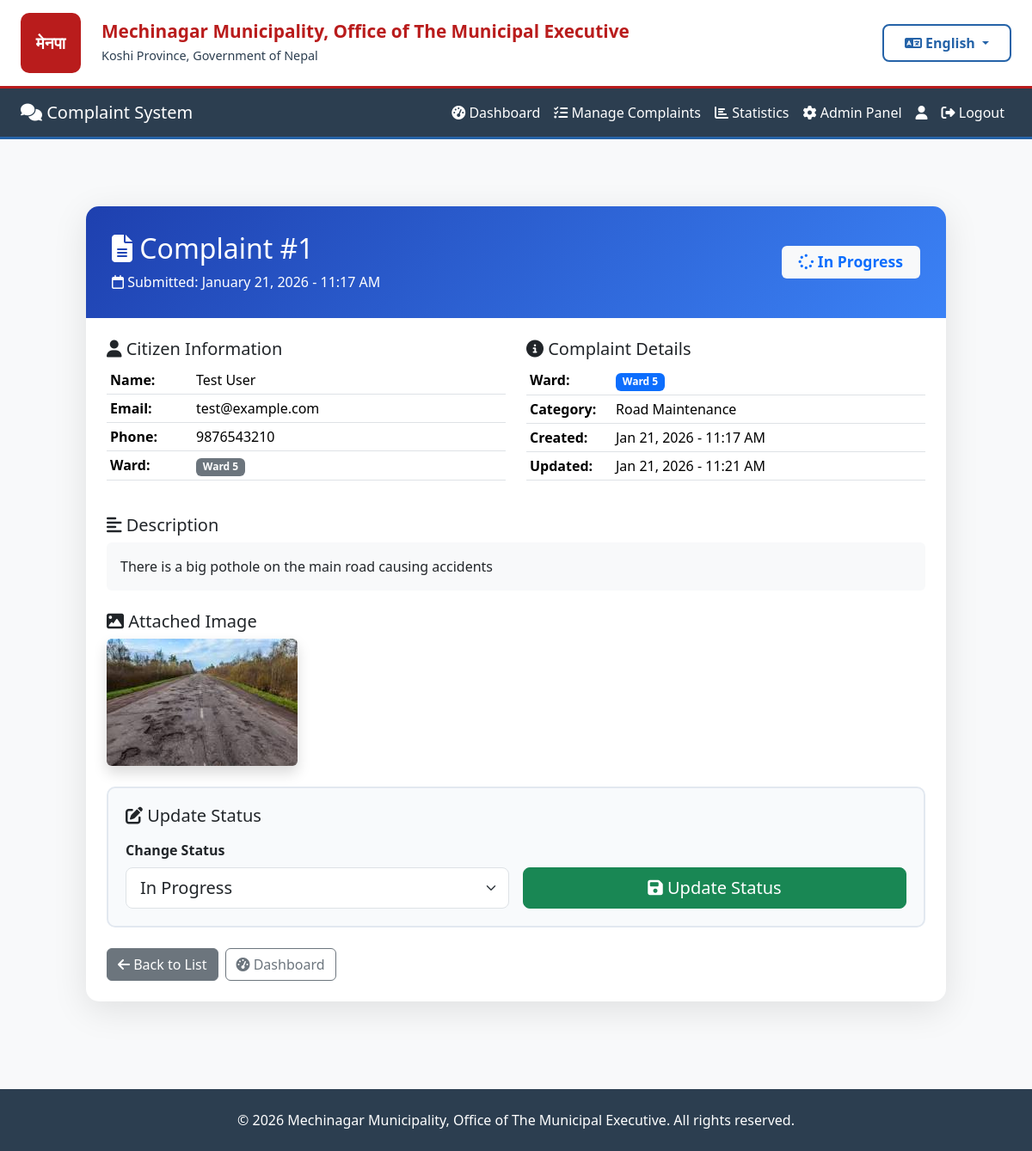
The page /complaints/admin/detail/1/ (signed in) on the database as committed earlier.
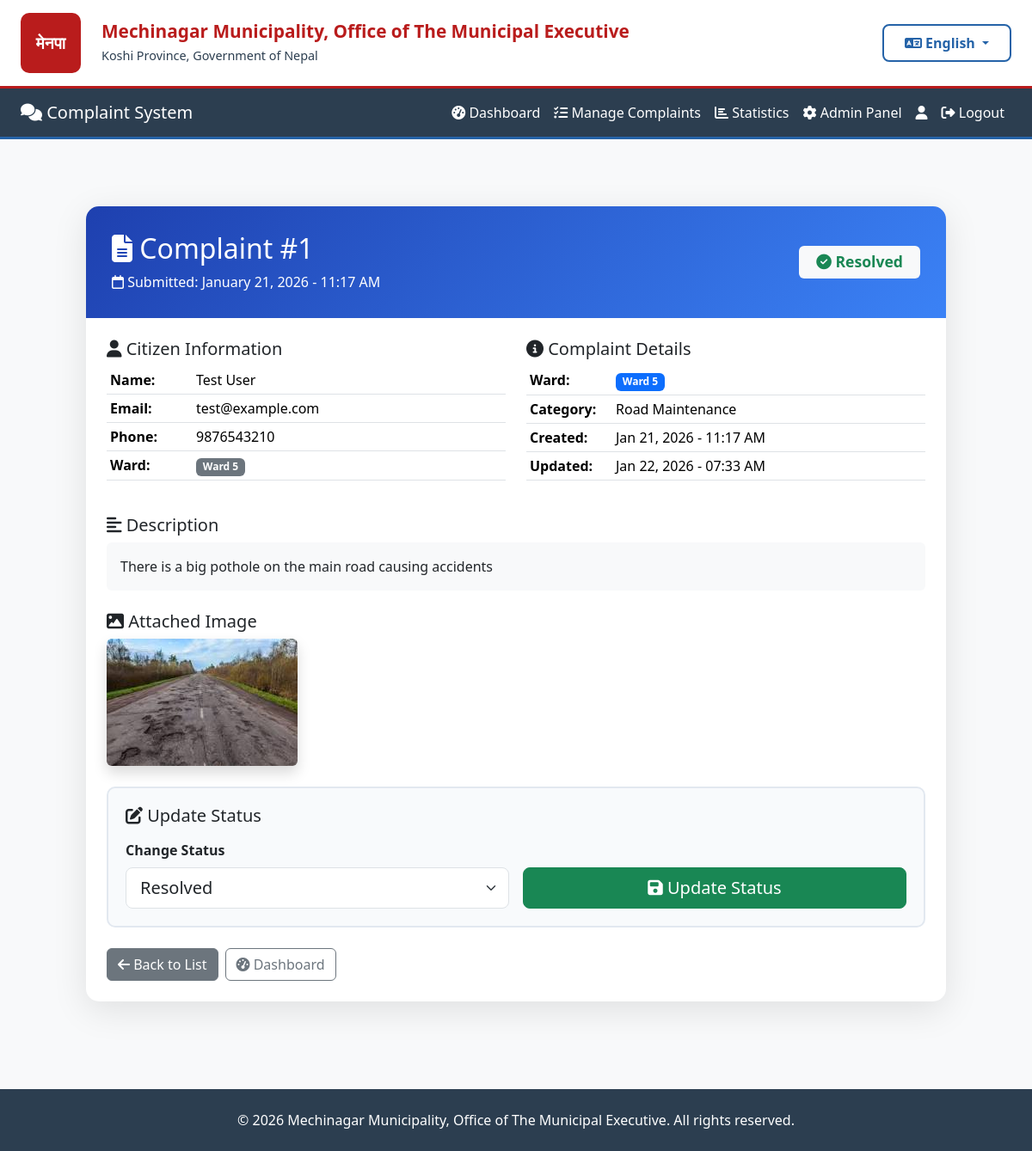
The same page on the database as committed later.
### complaints/models.py (models this page shows, shortened)
class Complaint(models.Model):
    STATUS_CHOICES = [
        ('Pending', 'Pending'),
        ('In Progress', 'In Progress'),
        ('Resolved', 'Resolved'),
    ]
    CATEGORY_CHOICES = [
        ('Road Maintenance', 'Road Maintenance'),
        ('Street Light', 'Street Light'),
        ('Water Supply', 'Water Supply'),
        ('Sanitation', 'Sanitation'),
        ('Traffic', 'Traffic'),
        ('Parks', 'Parks & Recreation'),
        ('Other', 'Other'),
    ]
    WARD_CHOICES = [(str(i), f'Ward {i}') for i in range(1, 16)]
    user = models.ForeignKey(
        settings.AUTH_USER_MODEL,
        on_delete=models.CASCADE,
        related_name='complaints'
    )
    ward = models.CharField(
        max_length=2,
        choices=WARD_CHOICES,
        help_text="Select your ward number (1-15)"
    )
    category = models.CharField(max_length=100, choices=CATEGORY_CHOICES)
    description = models.TextField()
    image = models.ImageField(upload_to=complaint_image_path, blank=True, null=True)
    status = models.CharField(max_length=20, choices=STATUS_CHOICES, default='Pending')
    created_at = models.DateTimeField(auto_now_add=True)
    updated_at = models.DateTimeField(auto_now=True)
    class Meta:
        db_table = 'complaints'
        ordering = ['-created_at']
        verbose_name = 'Complaint'
        verbose_name_plural = 'Complaints'
        indexes = [
            models.Index(fields=['status', 'created_at']),
            models.Index(fields=['ward', 'status']),
        ]

### accounts/models.py (models this page shows, shortened)
class User(AbstractUser):
    WARD_CHOICES = [(str(i), f'Ward {i}') for i in range(1, 16)]
    fullname = models.CharField(max_length=200)
    phone = models.CharField(max_length=20, blank=True, null=True)
    address = models.TextField(blank=True, null=True)
    ward = models.CharField(
        max_length=2,
        choices=WARD_CHOICES,
        blank=True,
        null=True,
        help_text="Your ward number (1-15)"
    )
    created_at = models.DateTimeField(auto_now_add=True)
    class Meta:
        db_table = 'users'

### complaints/admin_views.py (the view, shortened to what this page needs)
# urls.py: path('admin/detail/<int:pk>/', admin_views.admin_complaint_detail, name='admin_complaint_detail'),
@login_required
@user_passes_test(is_admin)
def admin_complaint_detail(request, pk):
    complaint = get_object_or_404(Complaint, pk=pk)
    context = {
        'complaint': complaint
    }
    return render(request, 'complaints/admin_complaint_detail.html', context)

### complaints/admin_views.py (called while the page is built)
def is_admin(user):
    return user.is_staff

### core/context_processors.py (called while the page is built)
def language(request):
    lang = request.session.get('language', 'en')
    return {
        'lang': lang,
        'translations': get_lang_dict(lang),
        't': get_lang_dict(lang),  # Shorter alias
    }

### core/translation.py (called while the page is built)
def get_lang_dict(lang='en'):
    return TRANSLATIONS.get(lang, TRANSLATIONS['en'])

### complaints/templates/complaints/admin_complaint_detail.html (shortened to what the changed rows need)
{% extends 'base.html' %}
{% block content %}
<div class="container-fluid py-4">
    <div class="admin-detail-card">
        <div class="admin-header">
            <div class="d-flex justify-content-between align-items-center">
                <div>
                    <h2 class="mb-2">
                        <i class="fas fa-file-alt"></i> Complaint #{{ complaint.id }}
                    </h2>
                    <p class="mb-0">
                        <i class="far fa-calendar"></i> Submitted: {{ complaint.created_at|date:"F d, Y - h:i A" }}
                    </p>
                </div>
                <div>
                    {% if complaint.status == 'Pending' %}
                        <span class="badge bg-warning text-dark" style="font-size: 1.1rem; padding: 10px 20px;">
                            <i class="fas fa-clock"></i> Pending
                        </span>
                    {% elif complaint.status == 'In Progress' %}
                        <span class="badge bg-light text-primary" style="font-size: 1.1rem; padding: 10px 20px;">
                            <i class="fas fa-spinner"></i> In Progress
                        </span>
                    {% else %}
                        <span class="badge bg-light text-success" style="font-size: 1.1rem; padding: 10px 20px;">
                            <i class="fas fa-check-circle"></i> Resolved
                        </span>
                    {% endif %}
                </div>
            </div>
        </div>
        <div class="p-4">
            <div class="row mb-4">
                <div class="col-md-6">
                    <table class="table table-sm">
                        <tr>
                            <td width="100"><strong>Name:</strong></td>
                            <td>{{ complaint.user.fullname }}</td>
                        </tr>
                        <tr>
                            <td><strong>Email:</strong></td>
                            <td>{{ complaint.user.email }}</td>
                        </tr>
                        <tr>
                            <td><strong>Phone:</strong></td>
                            <td>{{ complaint.user.phone|default:"N/A" }}</td>
                        </tr>
                        <tr>
                            <td><span class="badge bg-secondary">Ward {{ complaint.user.ward|default:"N/A" }}</span></td>
                        </tr>
                    </table>
                </div>
                <div class="col-md-6">
                    <table class="table table-sm">
                        <tr>
                            <td><span class="badge bg-primary">Ward {{ complaint.ward }}</span></td>
                        </tr>
                        <tr>
                            <td><strong>Category:</strong></td>
                            <td>{{ complaint.category }}</td>
                        </tr>
                        <tr>
                            <td><strong>Created:</strong></td>
                            <td>{{ complaint.created_at|date:"M d, Y - h:i A" }}</td>
                        </tr>
                        <tr>
                            <td><strong>Updated:</strong></td>
                            <td>{{ complaint.updated_at|date:"M d, Y - h:i A" }}</td>
                        </tr>
                    </table>
                </div>
            </div>
            <div class="mb-4">
                <div class="bg-light p-3 rounded">
                    <p style="white-space: pre-wrap; margin: 0;">{{ complaint.description }}</p>
                </div>
            </div>
            {% if complaint.image %}
            <div class="mb-4">
                <h5><i class="fas fa-image"></i> Attached Image</h5>
                <img src="{{ complaint.image.url }}" alt="Complaint Image"
                     class="img-fluid rounded shadow" style="max-width: 600px;">
            </div>
            {% endif %}
            <div class="status-update-form">
                <form method="post">
                    <div class="row g-3">
                        <div class="col-md-6">
                            <label class="form-label fw-bold">Change Status</label>
                            <select name="status" class="form-select form-select-lg">
                                <option value="In Progress" {% if complaint.status == 'In Progress' %}selected{% endif %}>
                                    In Progress
                                </option>
                                <option value="Resolved" {% if complaint.status == 'Resolved' %}selected{% endif %}>
                                    Resolved
                                </option>
                            </select>
                        </div>
                    </div>
                </form>
            </div>
        </div>
    </div>
</div>
{% endblock %}

Rows that differ between the two databases and show on the page:
changed Complaint "Road Maintenance": updated_at "Jan 21, 2026 - 11:21 AM" → "Jan 22, 2026 - 07:33 AM"; status "In Progress" → "Resolved"
Other text that changed with them:
text no longer shown: "In Progress"
text now shown: "Resolved"
